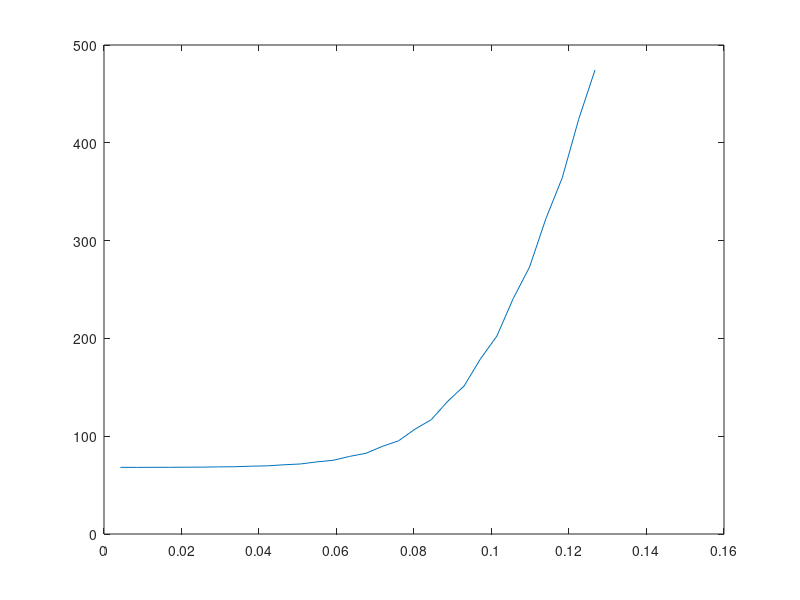
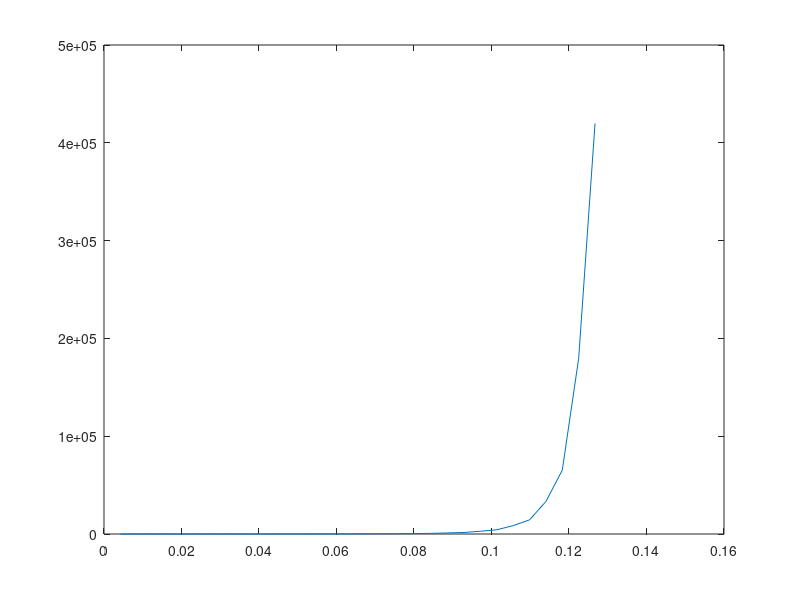

These figures' MATLAB source, in order:
%for blog: take pictures of graphs of inside and outsite tempurature vs
%time and oven temperature, also temperature vs radius of a properly cooked turkey.

tic
init=0;
if init == 0
clear all
weight = 15/2.2;%lbs
density = 800;
% r0=.15;
r0 = (weight/density/4*3/pi)^(1/3);
deltar=r0/30;
r=[deltar*1:deltar:r0];

alpha = .412/2800/1000;
h=9; %nusselt number
k=.412+r*0;

% weight = r0^3*4*pi/3*density;

Tinf=600;
Ti=20;
T=Ti+r*0;
waterlost=r*0;
% T(end)=T(end)+1;
end

deltat = .1;
time=.6*60*60/deltat;%minutes
Tcenterlog=zeros(1,time);
Tlog=Tcenterlog;

for i = 1:time

    dTtemp = (T(3:end)-T(1:end-2))./(2*deltar); %only works if r is linear
    dTdr= [(T(2)-T(1))/deltar, dTtemp, (T(end)-T(end-1))/deltar];
%     dTdr = diff(T)./diff(r);
%     dTdr(end+1)=dTdr(end);
    dTdr(end)= h*(Tinf-T(end))/k(end);
    parenthesis=dTdr.*r.^2;
    dPtemp = (parenthesis(3:end)-parenthesis(1:end-2))./(2*deltar); %again, linear only
    dPdr = [(parenthesis(2)-parenthesis(1))/deltar, dPtemp, (parenthesis(end)-parenthesis(end-1))/deltar];
    
%     dPdr = diff(parenthesis)./diff(r);
%     dPdr(end+1) = dPdr(end);
    
    
% %     if kout > k(end)
% %         k(end)=(kout-k(end))/3+k(end);
% %     end
%     kout=h*(Tinf-T(end))/dTdr(end);
%     k(end)=kout;
    
    alpha = k/2800/density;
    
    dTdt=alpha.*dPdr./r.^2;
    
%     dTdt(1)=dTdt(1)/2;
    
    T=T+dTdt*deltat;
    waterlost=waterlost+(10.^((T-20)/80)-1)/10;
%     Tcenterlog(i)=T(1);
%     Tlog(i)=T(end);

end
figure(1)
plot(r,(T*1.8+32))

figure(2)
plot(r,waterlost)
% cooktime=[1:time]*deltat/3600;
% figure(2)
% hold on
% plot(cooktime,Tcenterlog*1.8+32)
% plot(cooktime,Tlog*1.8+32)
% toc